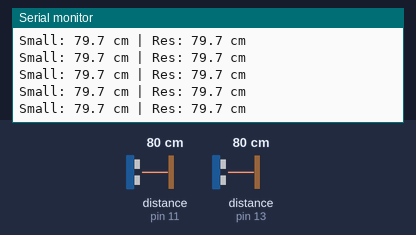
Bench run of a sketch on a simulated Arduino Uno, built with avr-gcc and run on an emulated ATmega328P. Parts: the last lines printed to the serial monitor. Wiring (inferred from the names in the program): 2 × ultrasonic range finder: trigger pin 10, echo pin 11 / trigger pin 12, echo pin 13. The test bench sets the inputs (shaded band); at power-on: distance to the obstacle (sensors on pin 11, pin 13) 80 cm. The echo pulse lasts 58.3 µs per cm.

Above: at 1.2 s.
1.3 s: distance to the obstacle (sensor on pin 11) set to 2 cm
At 1.64 s:
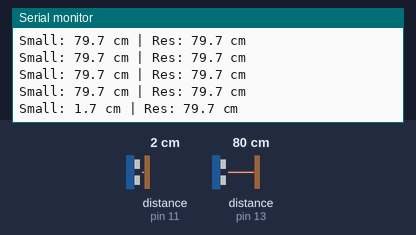
2.8 s: distance to the obstacle (sensor on pin 13) set to 2 cm
At 2.88 s:
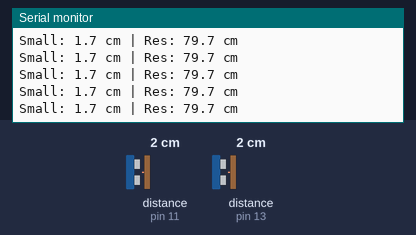
4.3 s: distance to the obstacle (sensor on pin 11) set to 4 cm
At 4.5 s:
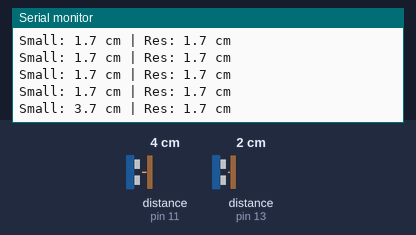
5.8 s: distance to the obstacle (sensor on pin 11) set to 18 cm
At 5.91 s:
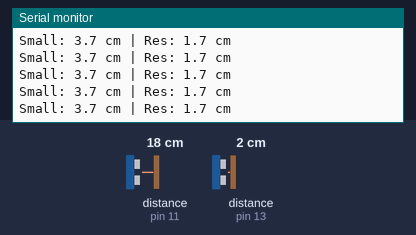
8.8 s: distance to the obstacle (sensor on pin 13) set to 4 cm
At 8.96 s:
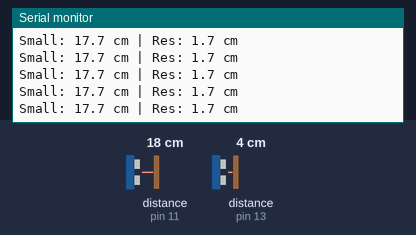
Timing chart, 0 to 11.3 s (numbered marks = the images above; inputs shaded):
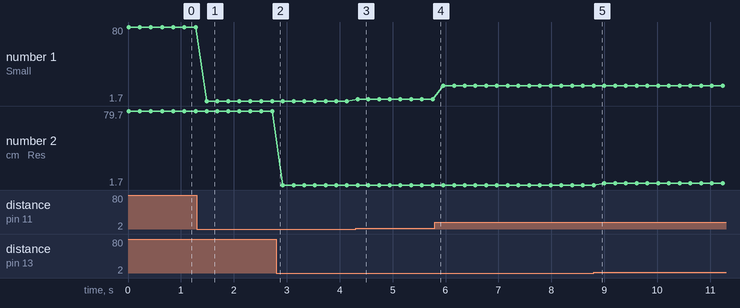

The sketch:

ultrasonictest.ino
```cpp
// Show ultrasonic readings in Serial Monitor (115200)
// Your pin map:
#define ULTRASONIC_SMALL_TRIG 10
#define ULTRASONIC_SMALL_ECHO 11
#define ULTRASONIC_RES_TRIG   12
#define ULTRASONIC_RES_ECHO   13   // ok as INPUT

static float read_cm(uint8_t trig, uint8_t echo) {
  digitalWrite(trig, LOW);  delayMicroseconds(2);
  digitalWrite(trig, HIGH); delayMicroseconds(10);
  digitalWrite(trig, LOW);
  unsigned long dur = pulseIn(echo, HIGH, 30000UL); // timeout 30 ms (~5 m)
  return dur ? (dur * 0.0343f / 2.0f) : -1.0f;      // cm
}

void setup() {
  Serial.begin(115200);                // 1) start serial
  pinMode(ULTRASONIC_SMALL_TRIG, OUTPUT);
  pinMode(ULTRASONIC_SMALL_ECHO, INPUT);
  pinMode(ULTRASONIC_RES_TRIG,   OUTPUT);
  pinMode(ULTRASONIC_RES_ECHO,   INPUT);
  Serial.println("Ultrasonic test: small(T10/E11), res(T12/E13)");
}

void loop() {
  float small = read_cm(ULTRASONIC_SMALL_TRIG, ULTRASONIC_SMALL_ECHO);
  float res   = read_cm(ULTRASONIC_RES_TRIG,   ULTRASONIC_RES_ECHO);

  // 2) print nicely
  Serial.print("Small: ");
  if (small < 0) Serial.print("No echo");
  else { Serial.print(small, 1); Serial.print(" cm"); }

  Serial.print(" | Res: ");
  if (res < 0) Serial.println("No echo");
  else { Serial.print(res, 1); Serial.println(" cm"); }

  delay(200);
}
```

Measured:
- after the input at 1.3 s, the serial monitor: prints a new line after 0.18 s (image 1)
- after the input at 4.3 s, the serial monitor: prints a new line at once (image 3)
- plotted number 1: 79.7 → 1.7 after the input at 1.3 s, 1.7 → 3.7 after the input at 4.3 s, 3.7 → 17.7 after the input at 5.8 s
- plotted number 2: 1.7 → 3.7 after the input at 8.8 s
